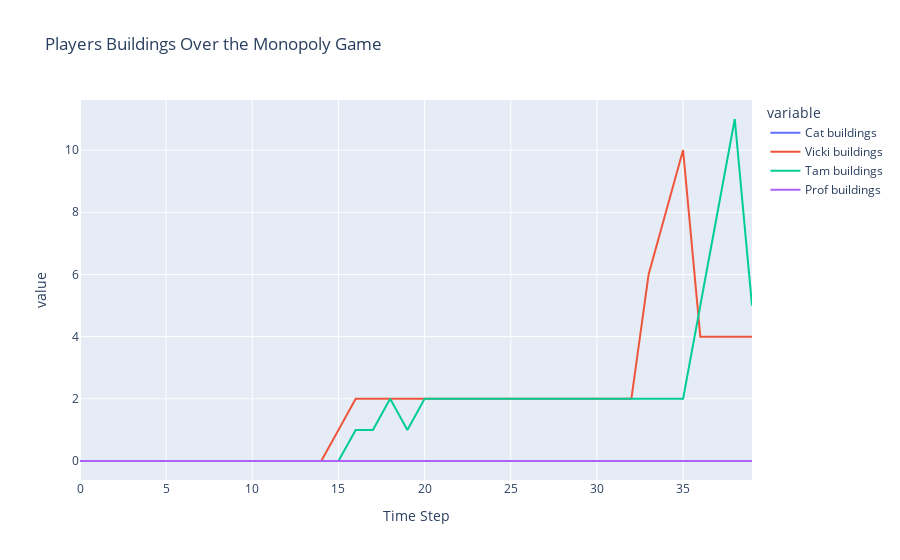

Notebook source saved alongside this figure:
### Code cell
df = pd.DataFrame({'Time Step': range(len(buildings[0])), 'Cat buildings': buildings[0], 'Vicki buildings': buildings[1], 
                   'Tam buildings': buildings[2], 'Prof buildings': buildings[3]})
fig = px.line(df, x='Time Step', y=['Cat buildings', 'Vicki buildings', 'Tam buildings', 'Prof buildings'], title='Players Buildings Over the Monopoly Game')
fig.show()

### Figure 1 — Plotly figure (JSON) as saved in the notebook; plotly's stock layout.template omitted (floating-point values rounded to 4 significant figures)
{"data": [{"hovertemplate": "variable=Cat buildings<br>Time Step=%{x}<br>value=%{y}<extra></extra>", "legendgroup": "Cat buildings", "line": {"color": "#636efa", "dash": "solid"}, "marker": {"symbol": "circle"}, "mode": "lines", "name": "Cat buildings", "orientation": "v", "showlegend": true, "type": "scatter", "x": [0, 1, 2, 3, 4, 5, 6, 7, 8, 9, 10, 11, 12, 13, 14, 15, 16, 17, 18, 19, 20, 21, 22, 23, 24, 25, 26, 27, 28, 29, 30, 31, 32, 33, 34, 35, 36, 37, 38, 39], "xaxis": "x", "y": [0, 0, 0, 0, 0, 0, 0, 0, 0, 0, 0, 0, 0, 0, 0, 0, 0, 0, 0, 0, 0, 0, 0, 0, 0, 0, 0, 0, 0, 0, 0, 0, 0, 0, 0, 0, 0, 0, 0, 0], "yaxis": "y"}, {"hovertemplate": "variable=Vicki buildings<br>Time Step=%{x}<br>value=%{y}<extra></extra>", "legendgroup": "Vicki buildings", "line": {"color": "#EF553B", "dash": "solid"}, "marker": {"symbol": "circle"}, "mode": "lines", "name": "Vicki buildings", "orientation": "v", "showlegend": true, "type": "scatter", "x": [0, 1, 2, 3, 4, 5, 6, 7, 8, 9, 10, 11, 12, 13, 14, 15, 16, 17, 18, 19, 20, 21, 22, 23, 24, 25, 26, 27, 28, 29, 30, 31, 32, 33, 34, 35, 36, 37, 38, 39], "xaxis": "x", "y": [0, 0, 0, 0, 0, 0, 0, 0, 0, 0, 0, 0, 0, 0, 0, 1, 2, 2, 2, 2, 2, 2, 2, 2, 2, 2, 2, 2, 2, 2, 2, 2, 2, 6, 8, 10, 4, 4, 4, 4], "yaxis": "y"}, {"hovertemplate": "variable=Tam buildings<br>Time Step=%{x}<br>value=%{y}<extra></extra>", "legendgroup": "Tam buildings", "line": {"color": "#00cc96", "dash": "solid"}, "marker": {"symbol": "circle"}, "mode": "lines", "name": "Tam buildings", "orientation": "v", "showlegend": true, "type": "scatter", "x": [0, 1, 2, 3, 4, 5, 6, 7, 8, 9, 10, 11, 12, 13, 14, 15, 16, 17, 18, 19, 20, 21, 22, 23, 24, 25, 26, 27, 28, 29, 30, 31, 32, 33, 34, 35, 36, 37, 38, 39], "xaxis": "x", "y": [0, 0, 0, 0, 0, 0, 0, 0, 0, 0, 0, 0, 0, 0, 0, 0, 1, 1, 2, 1, 2, 2, 2, 2, 2, 2, 2, 2, 2, 2, 2, 2, 2, 2, 2, 2, 5, 8, 11, 5], "yaxis": "y"}, {"hovertemplate": "variable=Prof buildings<br>Time Step=%{x}<br>value=%{y}<extra></extra>", "legendgroup": "Prof buildings", "line": {"color": "#ab63fa", "dash": "solid"}, "marker": {"symbol": "circle"}, "mode": "lines", "name": "Prof buildings", "orientation": "v", "showlegend": true, "type": "scatter", "x": [0, 1, 2, 3, 4, 5, 6, 7, 8, 9, 10, 11, 12, 13, 14, 15, 16, 17, 18, 19, 20, 21, 22, 23, 24, 25, 26, 27, 28, 29, 30, 31, 32, 33, 34, 35, 36, 37, 38, 39], "xaxis": "x", "y": [0, 0, 0, 0, 0, 0, 0, 0, 0, 0, 0, 0, 0, 0, 0, 0, 0, 0, 0, 0, 0, 0, 0, 0, 0, 0, 0, 0, 0, 0, 0, 0, 0, 0, 0, 0, 0, 0, 0, 0], "yaxis": "y"}], "layout": {"legend": {"title": {"text": "variable"}, "tracegroupgap": 0}, "title": {"text": "Players Buildings Over the Monopoly Game"}, "xaxis": {"anchor": "y", "domain": [0, 1], "title": {"text": "Time Step"}}, "yaxis": {"anchor": "x", "domain": [0, 1], "title": {"text": "value"}}}}
